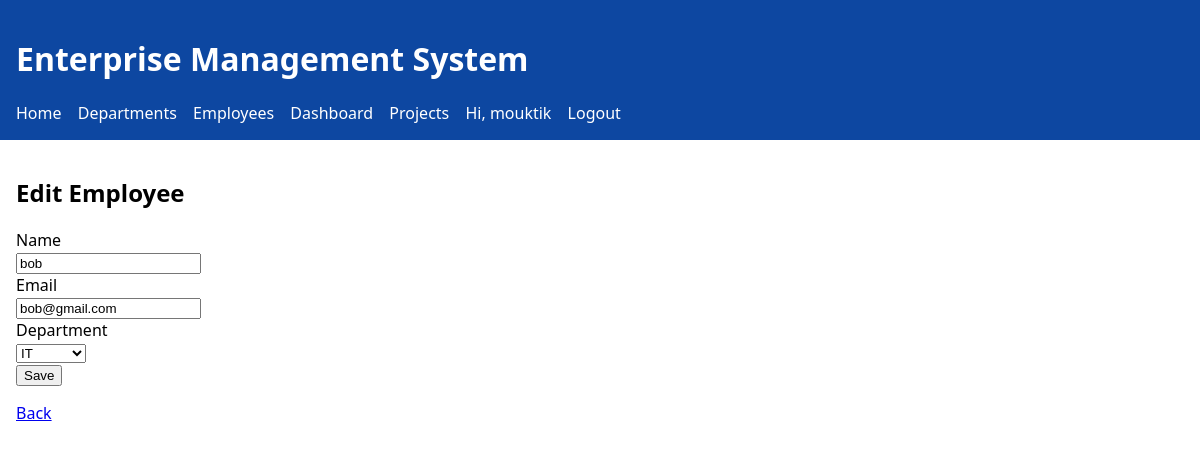
/employees/1/edit (signed in), run on the app's committed database.
### app/models.py (models this page shows, shortened)
class User(db.Model, UserMixin):
    id = db.Column(db.Integer, primary_key=True)
    username = db.Column(db.String(80), unique=True, nullable=False)
    email = db.Column(db.String(120), unique=True, nullable=False)
    password_hash = db.Column(db.String(256), nullable=False)

class Employee(db.Model):
    id = db.Column(db.Integer, primary_key=True)
    name = db.Column(db.String(120), nullable=False)
    email = db.Column(db.String(120), unique=True)
    department_id = db.Column(db.Integer, db.ForeignKey('department.id'))
    department = db.relationship('Department', backref=db.backref('employees', lazy=True))

### app/blueprints/employees/routes.py (the view, shortened to what this page needs)
@bp.route('/<int:id>/edit', methods=['GET', 'POST'])
@login_required
def edit_employee(id):
    emp = Employee.query.get_or_404(id)
    departments = Department.query.order_by(Department.name.asc()).all()
    return render_template('employees/edit.html', item=emp, departments=departments)

### app/templates/employees/edit.html (shortened to what this page needs)
{% extends "base.html" %}
{% block content %}
<section>
  <h2>Edit Employee</h2>
  <form method="post">
    <label>Name<br><input name="name" value="{{ item.name }}" required></label><br>
    <label>Email<br><input type="email" name="email" value="{{ item.email }}"></label><br>
    <label>Department<br>
      <select name="department_id">
        {% for d in departments %}
          <option value="{{ d.id }}" {% if item.department and item.department.id == d.id %}selected{% endif %}>{{ d.name }}</option>
        {% endfor %}
      </select>
    </label><br>
    <button type="submit">Save</button>
  </form>
  <p><a href="{{ url_for('employees.list_employees') }}">Back</a></p>
</section>
{% endblock %}

### app/templates/base.html (shortened to what this page needs)
<!doctype html>
<html lang="en">
<head>
  <link rel="stylesheet" href="/static/css/app.css">
</head>
<body>
  <header class="site-header">
    <h1>Enterprise Management System</h1>
    <nav class="site-nav">
      <a href="/">Home</a>
      <a href="{{ url_for('departments.list_departments') }}">Departments</a>
      <a href="{{ url_for('employees.list_employees') }}">Employees</a>
      <a href="{{ url_for('dashboard.index') }}">Dashboard</a>
      <a href="{{ url_for('projects.list_projects') }}">Projects</a>
      {% if current_user.is_authenticated %}
        <span class="nav-user">Hi, {{ current_user.username }}</span>
        <a href="{{ url_for('auth.logout') }}">Logout</a>
      {% else %}
        <a href="{{ url_for('auth.login') }}">Login</a>
        <a href="{{ url_for('auth.register') }}">Register</a>
      {% endif %}
    </nav>
  </header>
  <main class="site-main">
    {% block content %}{% endblock %}
  </main>
</body>
</html>

### app/static/css/app.css (style rules this page uses)
body { font-family: system-ui, -apple-system, Segoe UI, Roboto, Arial, sans-serif; margin: 0; padding: 0; }
.site-header { background: #0d47a1; color: #fff; padding: 16px; }
.site-main { padding: 16px; }
.site-nav a { color: #fff; margin-right: 12px; text-decoration: none; }
.site-nav .nav-user { margin-right: 12px; }

### data on the page
User: username "mouktik"
Employee: name "bob", email "bob@gmail.com"

### other printed values
form field department_id "IT"
